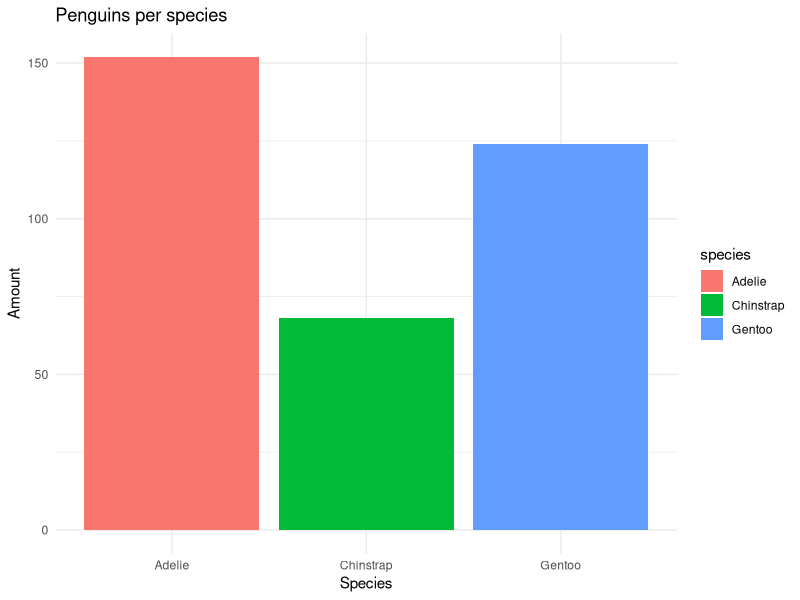
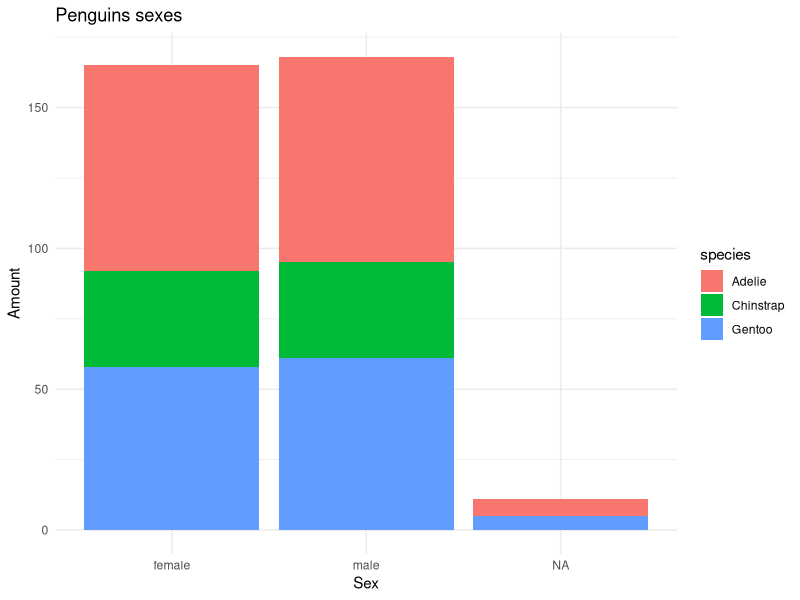
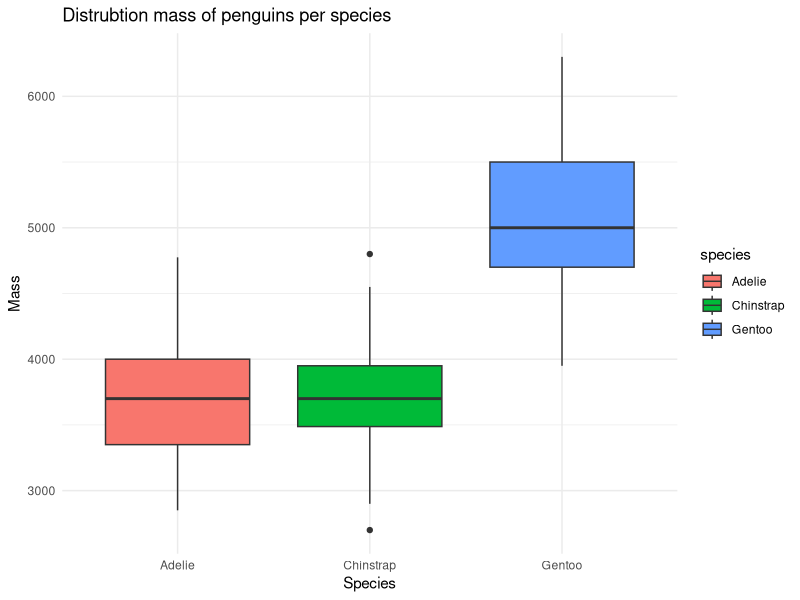
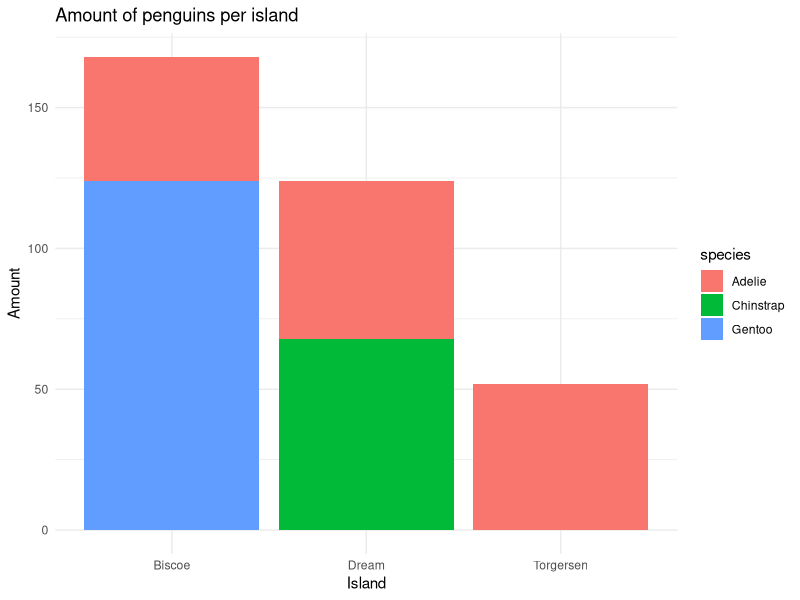
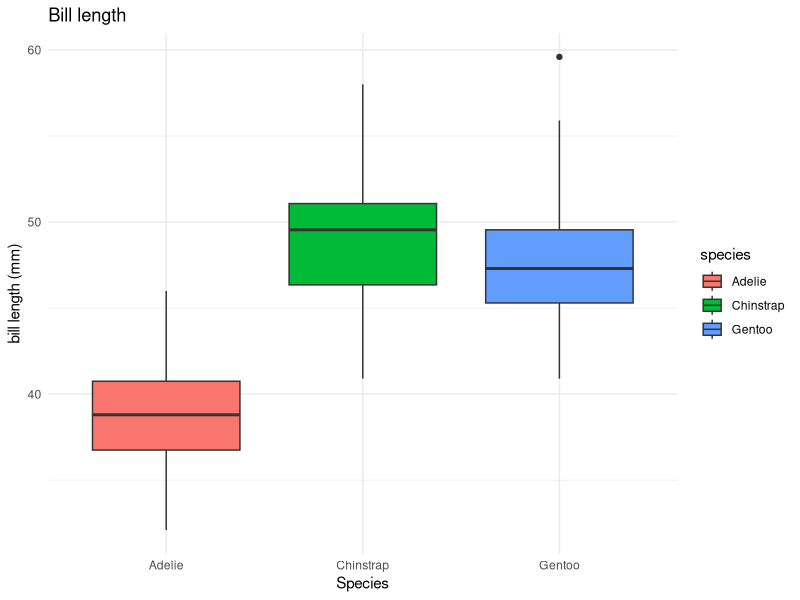
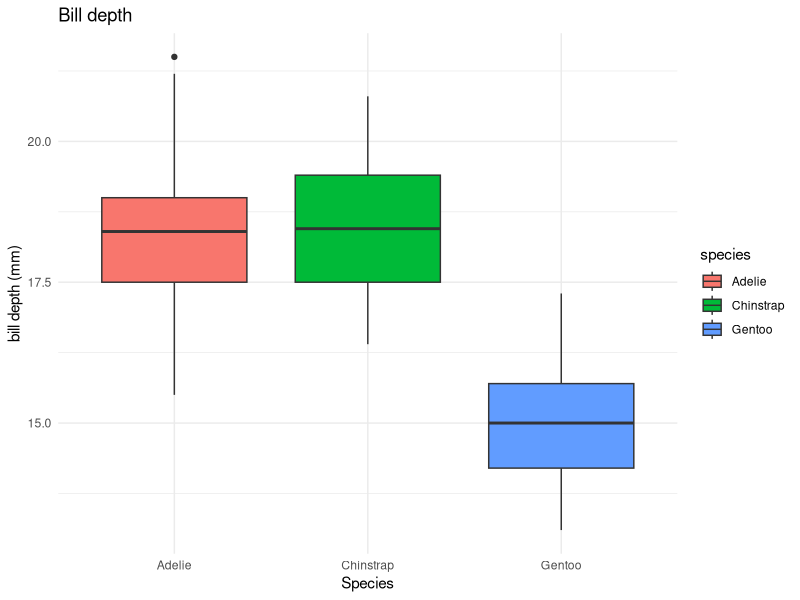
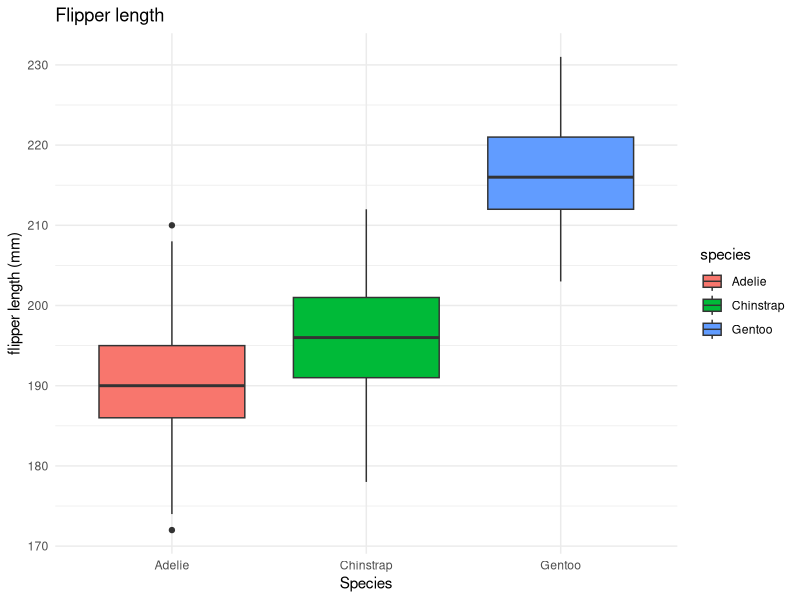
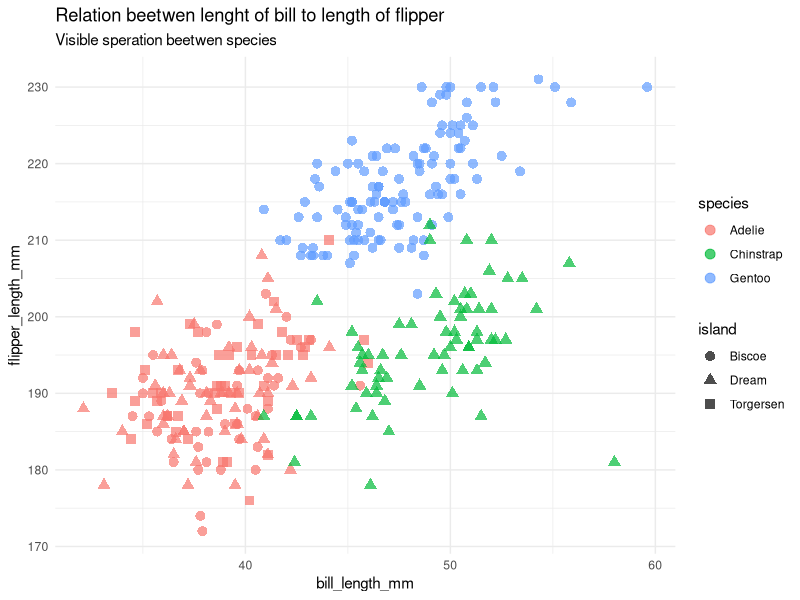

Write R code to recreate these figures, in order.
## ---- chunk 1
knitr::opts_chunk$set(echo = TRUE)
## ---- chunk 2
library(palmerpenguins)
data(penguins)
head(penguins)
## ---- chunk 3
library(ggplot2)
ggplot(penguins, aes(x = species, fill=species)) + geom_bar() + theme_minimal() + labs(title="Penguins per species", 
     x = "Species",
     y = "Amount")
## ---- chunk 4
library(Hmisc)
## ---- chunk 5
ggplot(penguins, aes(x = sex, fill=species)) + geom_bar() + theme_minimal() + labs(title="Penguins sexes", 
     x = "Sex",
     y = "Amount")
## ---- chunk 6
library(dplyr)

ggplot(penguins, aes(x = species, y = body_mass_g, fill = species)) + geom_boxplot() + labs(title = "Distrubtion mass of penguins per species", y = "Mass", x = "Species") + theme_minimal()

## ---- chunk 7
colSums(is.na(penguins))
## ---- chunk 8
ggplot(penguins, aes(x = island, fill = species)) + geom_bar() + labs(title = "Amount of penguins per island", y = "Amount", x = "Island") + theme_minimal()
## ---- chunk 9
ggplot(penguins, aes(x = species, y = bill_length_mm, fill = species)) + geom_boxplot() + labs(title = "Bill length", y = "bill length (mm)", x = "Species") + theme_minimal()
## ---- chunk 10
ggplot(penguins, aes(x = species, y = bill_depth_mm, fill = species)) + geom_boxplot() + labs(title = "Bill depth", y = "bill depth (mm)", x = "Species") + theme_minimal()
## ---- chunk 11
ggplot(penguins, aes(x = species, y = flipper_length_mm, fill = species)) + geom_boxplot() + labs(title = "Flipper length", y = "flipper length (mm)", x = "Species") + theme_minimal()
## ---- chunk 12
penguins_smart <- na.omit(penguins)
## ---- chunk 13
ggplot(penguins_smart, aes(x = bill_length_mm, y = flipper_length_mm, color = species, shape = island)) +
  geom_point(size = 3, alpha = 0.7) +
  labs(title = "Relation beetwen lenght of bill to length of flipper",
       subtitle = "Visible speration beetwen species") +
  theme_minimal()

## ---- chunk 14
library(caret)

set.seed(123)
train_index <- createDataPartition(penguins_smart$species, p = 0.8, list = FALSE)

train_data <- penguins_smart[train_index, ]
test_data  <- penguins_smart[-train_index, ]

## ---- chunk 15
library(randomForest)

rf_model <- randomForest(species ~ bill_length_mm + bill_depth_mm + flipper_length_mm + body_mass_g + island, data = train_data,
                         importance = TRUE)

print(rf_model)
## ---- chunk 16
predictions <- predict(rf_model, test_data)

accuracy <- mean(predictions == test_data$species)

print(accuracy)
table(Predicted = predictions, Actual = test_data$species)
## ---- chunk 17
varImpPlot(rf_model)
